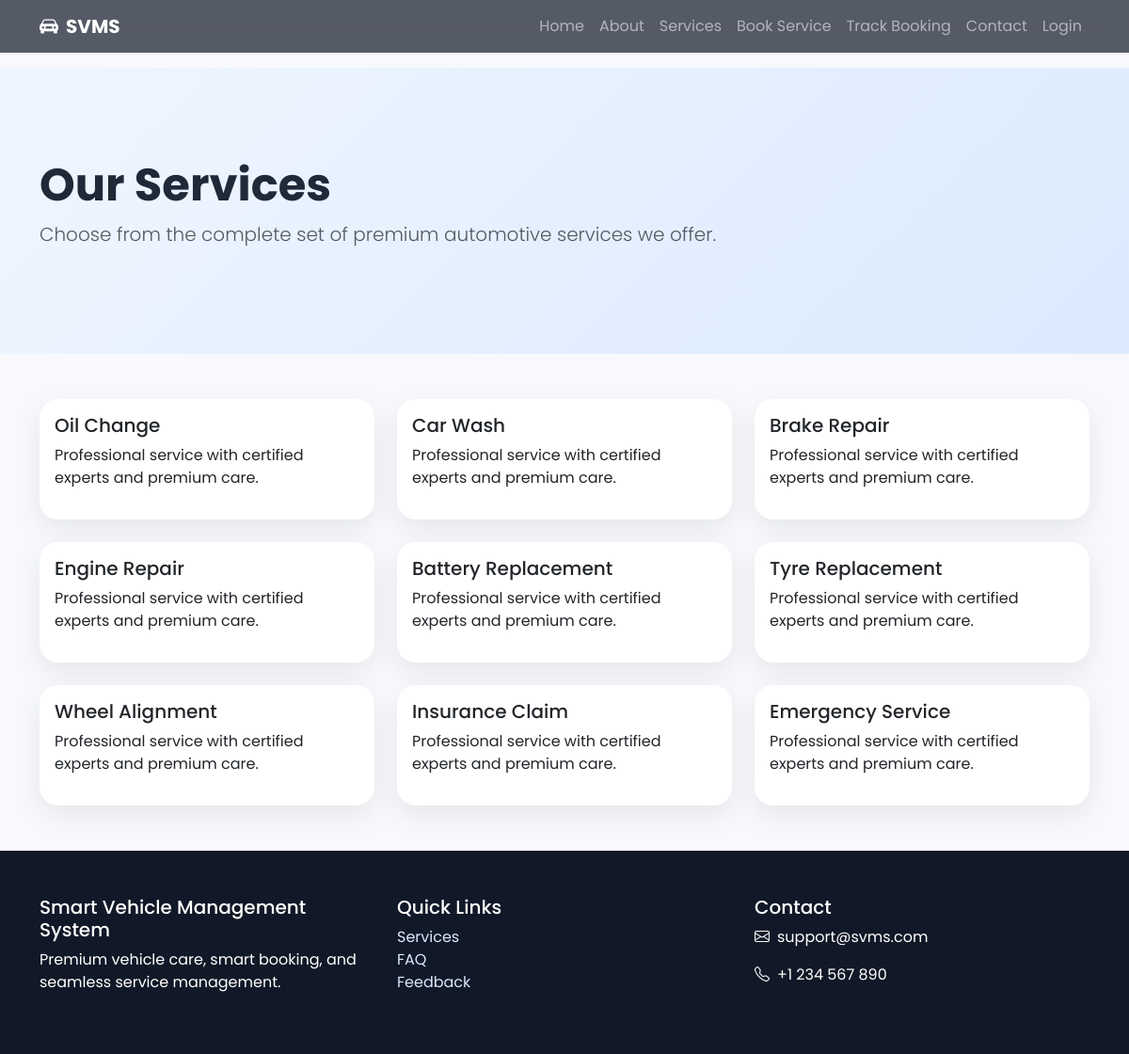
/services, run on the app's committed database.
### tables this page shows
CREATE TABLE services (
                id INTEGER PRIMARY KEY AUTOINCREMENT,
                name TEXT UNIQUE NOT NULL,
                description TEXT,
                price REAL DEFAULT 0.0
            );

### app.py (the view)
@app.route('/services')
def services():
    return render_template('services.html', services=get_services())

### app.py (called while the page is built)
def get_db():
    conn = sqlite3.connect(DB_PATH)
    conn.row_factory = sqlite3.Row
    return conn

def get_services():
    conn = get_db()
    try:
        rows = conn.execute('SELECT id, name, description, price FROM services ORDER BY id').fetchall()
        return [dict(row) for row in rows]
    finally:
        conn.close()

### templates/services.html
{% extends 'base.html' %}
{% block content %}
<section class="page-hero py-5">
  <div class="container py-5">
    <h1 class="display-5 fw-bold">Our Services</h1>
    <p class="lead text-muted">Choose from the complete set of premium automotive services we offer.</p>
  </div>
</section>
<section class="py-5">
  <div class="container">
    <div class="row g-4">
      {% for service in ['Oil Change','Car Wash','Brake Repair','Engine Repair','Battery Replacement','Tyre Replacement','Wheel Alignment','Insurance Claim','Emergency Service'] %}
      <div class="col-md-4">
        <div class="card service-card h-100">
          <div class="card-body">
            <h5>{{ service }}</h5>
            <p>Professional service with certified experts and premium care.</p>
          </div>
        </div>
      </div>
      {% endfor %}
    </div>
  </div>
</section>
{% endblock %}

### templates/base.html (shortened to what this page needs)
<!doctype html>
<html lang="en">
  <head>
    <link href="https://cdn.jsdelivr.net/npm/bootstrap@5.3.3/dist/css/bootstrap.min.css" rel="stylesheet">
    <link href="https://cdn.jsdelivr.net/npm/bootstrap-icons@1.11.3/font/bootstrap-icons.css" rel="stylesheet">
    <link rel="stylesheet" href="{{ url_for('static', filename='styles.css') }}">
  </head>
  <body>
    <nav class="navbar navbar-expand-lg navbar-dark fixed-top">
      <div class="container">
        <a class="navbar-brand fw-bold" href="{{ url_for('home') }}"><i class="bi bi-car-front-fill me-2"></i>SVMS</a>
        <div class="collapse navbar-collapse" id="navbarNav">
          <ul class="navbar-nav ms-auto">
            <li class="nav-item"><a class="nav-link" href="{{ url_for('home') }}">Home</a></li>
            <li class="nav-item"><a class="nav-link" href="{{ url_for('about') }}">About</a></li>
            <li class="nav-item"><a class="nav-link" href="{{ url_for('services') }}">Services</a></li>
            <li class="nav-item"><a class="nav-link" href="{{ url_for('book_service') }}">Book Service</a></li>
            <li class="nav-item"><a class="nav-link" href="{{ url_for('track_booking') }}">Track Booking</a></li>
            <li class="nav-item"><a class="nav-link" href="{{ url_for('contact') }}">Contact</a></li>
            {% if session.get('user_id') %}
              <li class="nav-item"><a class="nav-link" href="{{ url_for('customer_dashboard') }}">Dashboard</a></li>
              <li class="nav-item"><a class="nav-link" href="{{ url_for('logout') }}">Logout</a></li>
            {% else %}
              <li class="nav-item"><a class="nav-link" href="{{ url_for('login') }}">Login</a></li>
            {% endif %}
          </ul>
        </div>
      </div>
    </nav>
    <div class="container mt-5 pt-4">
    </div>
    {% block content %}{% endblock %}
    <footer class="footer py-5">
      <div class="container">
        <div class="row gy-4">
          <div class="col-lg-4">
            <h5>Smart Vehicle Management System</h5>
            <p>Premium vehicle care, smart booking, and seamless service management.</p>
          </div>
          <div class="col-lg-4">
            <h5>Quick Links</h5>
            <ul class="list-unstyled">
              <li><a href="{{ url_for('services') }}">Services</a></li>
              <li><a href="{{ url_for('faq') }}">FAQ</a></li>
              <li><a href="{{ url_for('feedback') }}">Feedback</a></li>
            </ul>
          </div>
          <div class="col-lg-4">
            <h5>Contact</h5>
            <p><i class="bi bi-envelope me-2"></i>support@svms.com</p>
            <p><i class="bi bi-telephone me-2"></i>+1 234 567 890</p>
          </div>
        </div>
      </div>
    </footer>
  </body>
</html>

### static/styles.css (style rules this page uses)
:root { --primary: #0d6efd; --secondary: #38bdf8; --dark: #111827; --light: #f8fbff; }
* { font-family: 'Poppins', sans-serif; }
body { background: #f7f9fc; color: #1f2937; }
.navbar { background: rgba(17,24,39,0.7); backdrop-filter: blur(12px); transition: .3s ease; }
.glass-card, .service-card, .step-card, .testimonial-card, .category-card, .stat-card, .card { border: 0; border-radius: 1.25rem; box-shadow: 0 10px 30px rgba(0,0,0,0.08); background: white; }
.footer { background: var(--dark); color: white; }
.footer a { color: #dbeafe; text-decoration: none; }
.page-hero { background: linear-gradient(135deg, #eff6ff, #dbeafe); }

### data on the page
services: name "Oil Change"
services: name "Car Wash"
services: name "Brake Repair"
services: name "Engine Repair"
services: name "Battery Replacement"
services: name "Tyre Replacement"
services: name "Wheel Alignment"
services: name "Insurance Claim"
services: name "Emergency Service"
